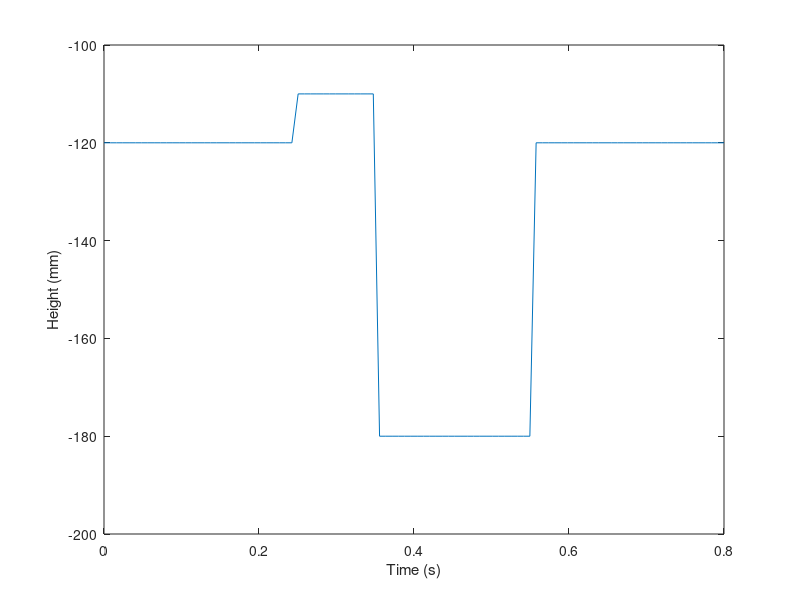

Write MATLAB code to recreate this figure. (Note: this script raises an error after producing the figure.)
clear boom
close all
%% PARAMS

POS_GAIN = 30;
VEL_GAIN = 0.025;
VELINT_GAIN = 0.5;

NUM_HOPS = 500;

%% Hop generation

N = 100;

h_load = -110; % mm
h_extend = -180; % mm
h_stand = -120; % mm

pre_time = 0.25; % s
load_time = 0.1; % s
extend_time = 0.20; % s
post_time = 0.25; % s
period = pre_time + load_time + extend_time + post_time;

pre_N = int32(N*(pre_time/period));
load_N = int32(N*(load_time/period));
extend_N = int32(N*(extend_time/period));
post_N = int32(N*(post_time/period));

t = linspace(0,period,N);
x = zeros(1,N);
y = h_stand*ones(1,N);
y(1:pre_N) = h_stand;
y(pre_N + (1:load_N)) = h_load;
y(pre_N + load_N + (1:extend_N)) = h_extend;
y(pre_N + load_N + extend_N + (1:post_N)) = h_stand;

figure
plot(t,y)
axis([-inf inf -200 -100])
ylabel("Height (mm)")
xlabel("Time (s)")

%% Start Boom

boom = BoomController();

% Set Gains
boom.Motors.setPGains(POS_GAIN)
boom.Motors.setVGains(VEL_GAIN)
boom.Motors.setVIGains(VELINT_GAIN)

%% Run trajectory

% Params
trajectory = [x;y];
stride_frequency = 1/period;
num_loops = NUM_HOPS;

boom.ready();
boom.startRecording(ceil(num_loops / stride_frequency * 50));

% Run
boom.runPointTrajectory(trajectory, stride_frequency, num_loops);

period = num_loops / stride_frequency; % s
pause(period + 1.0);
boom.stopRecording();

boom.idle();

%% Results

motor_data = parseMotorData(boom.MotorData);
boom_data = parseBoomData(boom.BoomData);

% Motor command vs. actual
figure()
hold on
plot(motor_data.time, motor_data.motor_pos_cmd(:,1), '--k');
plot(motor_data.time, motor_data.motor_pos(:,1), '-r');
xlabel("Time (s)")
ylabel("Position (rev)")
legend(["Commanded", "Encoder Estimate"])

% Temperatures
figure()
plot(motor_data.time, motor_data.motor_temp);
xlabel("Time (s)")
ylabel("Temperature (C)")
legend(["Motor 0 Temp", "Motor 1 Temp"])

figure()
hold on
plot(motor_data.time, motor_data.fet_temp);
xlabel("Time (s)")
ylabel("Temperature (C)")
legend(["FET 0 Temp", "FET 1 Temp"])

